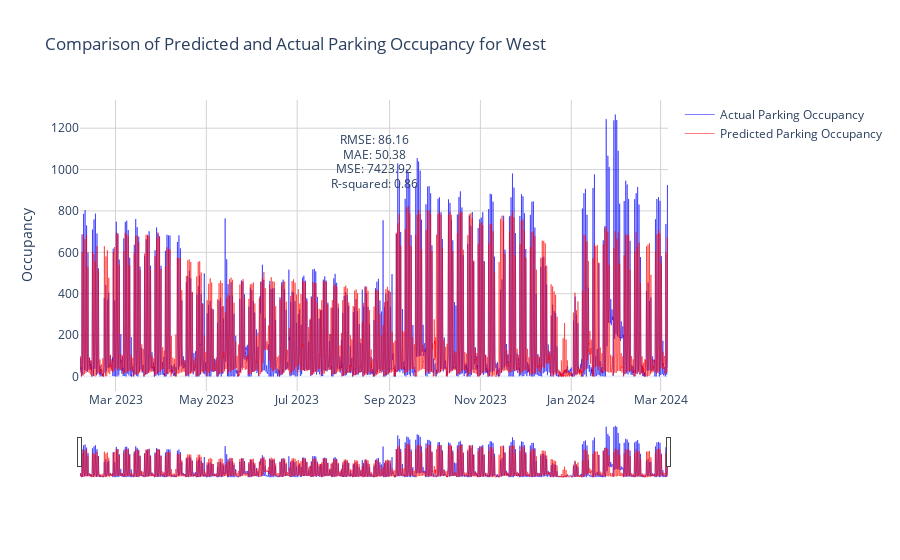

The code cell stored with this chart in its notebook:
### Code cell
import plotly.graph_objects as go


# Create a new figure
fig = go.Figure()


# Add trace for the actual values
fig.add_trace(go.Scatter(x=testing_actual_vs_pred_df.index, y=testing_actual_vs_pred_df['Actual'],
                         name='Actual Parking Occupancy',
                         line=dict(color='blue', width=0.5),
                         hovertemplate='<b>Date</b>: %{x|%m-%d-%Y}<br>' +
                                       '<b>Actual Occupancy</b>: %{y}<br>' +
                                       '<b>Day of Week</b>: %{x| %A}<extra></extra>'))


# Add trace for the predicted values
fig.add_trace(go.Scatter(x=testing_actual_vs_pred_df.index, y=testing_actual_vs_pred_df['Predicted'],
                         name='Predicted Parking Occupancy',
                         line=dict(color='red', width=0.5),
                         hovertemplate='<b>Date</b>: %{x|%m-%d-%Y}<br>' +
                                       '<b>Predicted Occupancy</b>: %{y}<br>' +
                                       '<b>Day of Week</b>: %{x| %A}<extra></extra>'))


# Update layout
fig.update_layout(
    title=f'Comparison of Predicted and Actual Parking Occupancy for {parking_lot_to_predict}',
    xaxis=dict(
        rangeslider=dict(visible=True),
        type='date'
    ),
    yaxis_title='Occupancy',
    template='plotly_white',
    annotations=[
        dict(xref='paper', yref='paper', x=0.5, y=0.9,
             text=f'RMSE: {rmse:.2f}', showarrow=False),
        dict(xref='paper', yref='paper', x=0.5, y=0.85,
             text=f'MAE: {mae:.2f}', showarrow=False),
        dict(xref='paper', yref='paper', x=0.5, y=0.8,
             text=f'MSE: {mse:.2f}', showarrow=False),
        dict(xref='paper', yref='paper', x=0.5, y=0.75,
             text=f'R-squared: {r2:.2f}', showarrow=False)
    ]
)

# Update axes appearance
fig.update_xaxes(showgrid=True, gridwidth=1, gridcolor='lightgrey')
fig.update_yaxes(showgrid=True, gridwidth=1, gridcolor='lightgrey')

# Show the plot
fig.show()

### Figure 1 — Plotly figure (JSON) as saved in the notebook; plotly's stock layout.template omitted (floating-point values rounded to 4 significant figures; data arrays with more than 128 entries replaced by an {"elided": "..."} marker saying what was removed)
{"data": [{"hovertemplate": "<b>Date</b>: %{x|%m-%d-%Y}<br><b>Actual Occupancy</b>: %{y}<br><b>Day of Week</b>: %{x| %A}<extra></extra>", "line": {"color": "blue", "width": 0.5}, "name": "Actual Parking Occupancy", "type": "scatter", "x": {"elided": "9476 str values"}, "y": {"elided": "9476 int values"}}, {"hovertemplate": "<b>Date</b>: %{x|%m-%d-%Y}<br><b>Predicted Occupancy</b>: %{y}<br><b>Day of Week</b>: %{x| %A}<extra></extra>", "line": {"color": "red", "width": 0.5}, "name": "Predicted Parking Occupancy", "type": "scatter", "x": {"elided": "9476 str values"}, "y": {"elided": "9476 float values"}}], "layout": {"annotations": [{"showarrow": false, "text": "RMSE: 86.16", "x": 0.5, "xref": "paper", "y": 0.9, "yref": "paper"}, {"showarrow": false, "text": "MAE: 50.38", "x": 0.5, "xref": "paper", "y": 0.85, "yref": "paper"}, {"showarrow": false, "text": "MSE: 7423.92", "x": 0.5, "xref": "paper", "y": 0.8, "yref": "paper"}, {"showarrow": false, "text": "R-squared: 0.86", "x": 0.5, "xref": "paper", "y": 0.75, "yref": "paper"}], "title": {"text": "Comparison of Predicted and Actual Parking Occupancy for West"}, "xaxis": {"gridcolor": "lightgrey", "gridwidth": 1, "rangeslider": {"visible": true}, "showgrid": true, "type": "date"}, "yaxis": {"gridcolor": "lightgrey", "gridwidth": 1, "showgrid": true, "title": {"text": "Occupancy"}}}}
